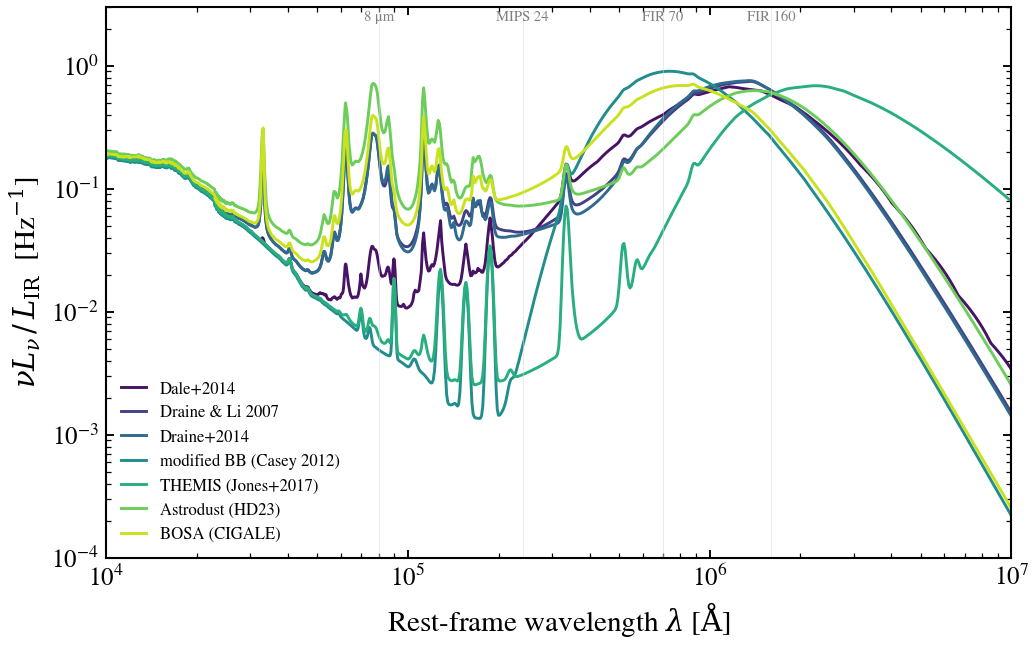

The Python source for this figure:
"""
Dust IR-emission library comparison at fixed L_dust
====================================================

All seven shipped dust IR-emission libraries reprocessing the same
absorbed UV power into the IR, normalised so the integrated
``L_IR(8–1000 μm)`` is identical across curves. The differences then
sit entirely in the SED *shape* — peak wavelength (T_dust proxy),
PAH-feature amplitude in the 3–20 μm window, and how steeply the
sub-mm tail falls.

Libraries compared:
- ``dale2014``  — Dale+2014 SFR-driven template family
- ``dl07``      — Draine & Li 2007 grain mixture
- ``dl14``      — Draine+2014 update (extended PAH/silicate)
- ``mbb``       — single-T modified blackbody (Casey 2012)
- ``themis``    — THEMIS amorphous-carbon grains (Jones+2017)
- ``astrodust`` — Hensley & Draine 2023 unified grain model
- ``bosa``      — BOSA template set (Boquien et al. CIGALE)
"""

import warnings

import jax
import matplotlib.pyplot as plt
import numpy as np

import tengri
from tengri.analysis.plotting import setup_style

setup_style()
warnings.filterwarnings("ignore", message=".*BakedInBackend.*")
warnings.filterwarnings("ignore", message=".*experimental.*")

LIBS = [
    ("dale2014", "Dale+2014"),
    ("draine_li2007", "Draine & Li 2007"),
    ("draine_li2014", "Draine+2014"),
    ("modified_blackbody", "modified BB (Casey 2012)"),
    ("themis", "THEMIS (Jones+2017)"),
    ("astrodust", "Astrodust (HD23)"),
    ("bosa", "BOSA (CIGALE)"),
]
COLORS = plt.cm.viridis(np.linspace(0.05, 0.92, len(LIBS)))

C_AA_PER_S = 2.998e18
SFH = {"type": "const", "*": tengri.FIXED, "log_sfr": 1.0}

ssp = tengri.load_ssp()
fig, ax = plt.subplots(figsize=(7.2, 4.6))

for (lib, label), color in zip(LIBS, COLORS):
    try:
        model = tengri.SEDModel.build(
            ssp,
            sfh=SFH,
            dust={
                "type": "two_component",
                "*": tengri.FIXED,
                "tau_diff": 1.0,
                "tau_bc": 1.5,
                "emission": {"type": lib, "*": tengri.FIXED},
            },
            redshift=tengri.Fixed(0.05),
        )
    except Exception:
        continue
    p = dict(model.spec.sample(jax.random.PRNGKey(0)))
    out = model.predict_rest_sed(p)
    wave = np.asarray(out.wavelength)
    nu_l_nu = C_AA_PER_S / wave * np.asarray(out.sed)
    # Normalise on integrated L_IR(8-1000 μm).
    ir = (wave > 8e4) & (wave < 1e7)
    if ir.sum() < 5:
        continue
    nu_ir = C_AA_PER_S / wave[ir]
    order = np.argsort(nu_ir)
    l_ir = np.trapezoid(np.asarray(out.sed)[ir][order], nu_ir[order])
    if l_ir > 0:
        nu_l_nu = nu_l_nu / l_ir
    ax.loglog(wave, nu_l_nu, color=color, lw=1.4, label=label)

ax.set(
    xlim=(1e4, 1e7),
    ylim=(1e-4, 3.0),
    xlabel=r"Rest-frame wavelength $\lambda$ [$\mathrm{\AA}$]",
    ylabel=r"$\nu L_\nu\,/\,L_{\rm IR}$  [Hz$^{-1}$]",
)

for um, name in [(8, "8 μm"), (24, "MIPS 24"), (70, "FIR 70"), (160, "FIR 160")]:
    lam = um * 1.0e4
    ax.axvline(lam, color="0.85", lw=0.4, alpha=0.6)
    ax.text(lam, 2.2, name, fontsize=7, color="0.5", ha="center", va="bottom")

ax.legend(frameon=False, fontsize=8, loc="lower left")

fig.tight_layout()
plt.savefig("plot_ir_library_compare.png", dpi=150, bbox_inches="tight")
